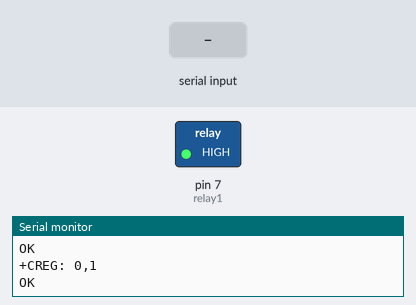
A sketch run on a simulated Arduino Uno, built with avr-gcc and run on an emulated ATmega328P. On the bench: switched loads named in the sketch (green lamp = pin HIGH), the last lines printed to the serial monitor. Inputs (shaded band) come from the test bench. The modem accepts every AT command (registered, SIM ready, sends succeed) and sends nothing else.

Above: at 4.7 s.
4.8 s: "lights on" received over the second serial link
At 5.9 s:
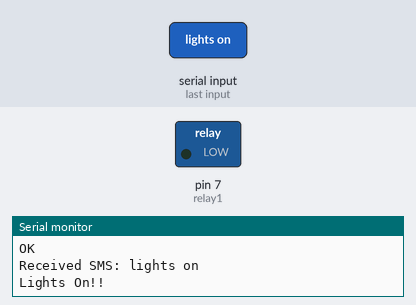
6.4 s: "lights off" received over the second serial link
At 7.5 s:
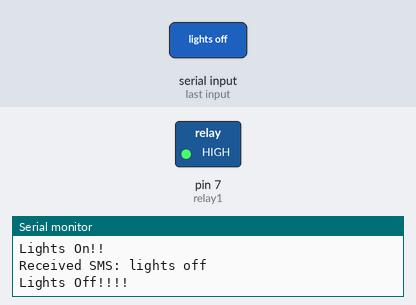
Timing chart, 0 to 9.4 s (numbered marks = the images above; inputs shaded):
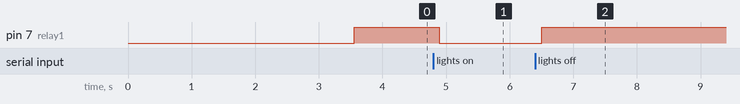

Measured:
- after the input at 4.8 s, pin 7 (relay1): HIGH → LOW after 0.09 s
- after the input at 6.4 s, pin 7 (relay1): LOW → HIGH after 0.10 s

The sketch:

1channelwithSms.ino
```cpp
#include <SoftwareSerial.h>

// Create Software Serial for SIM800L on pins 10 (Tx) & 11 (Rx)
SoftwareSerial sim800l(10, 11); // (RX,TX) SIM800L Tx to Arduino 10, Rx to Arduino 11
int relay1=7;

void setup() {
    Serial.begin(9600);
    sim800l.begin(9600);

    Serial.println("Initializing SIM800L...");
    delay(1000);

    sim800l.println("AT");
    updateSerial();
    sim800l.println("AT+CMGF=1"); // Set SMS text mode
    updateSerial();
    sim800l.println("AT+CSQ"); //Signal quality test, value range is 0-31 , 31 is the best
    updateSerial();
    sim800l.println("AT+CNMI=1,2,0,0,0"); // New SMS indication
    updateSerial();
    sim800l.println("AT+CREG?"); //Check whether it has registered in the network
    updateSerial();
    pinMode(relay1,OUTPUT);
    digitalWrite(relay1,HIGH);

}

void loop() {
  if (sim800l.available()) {
    String sms = readSMS();
    Serial.print("Received SMS: ");
    Serial.println(sms);

    String lowerSms = sms;
    lowerSms.toLowerCase();

    if (lowerSms.indexOf("lights on") >= 0) {
      digitalWrite(relay1, LOW);
      Serial.println("Lights On!!");
    }else if (lowerSms.indexOf("lights off") >= 0) {
      digitalWrite(relay1, HIGH);
      Serial.println("Lights Off!!!!");
    } else {
      Serial.println("Invalid Input");
    }
  }
}

// Function to read SMS from SIM800L
String readSMS() {
    String message = "";
    while (sim800l.available()) {
        char c = sim800l.read();
        message += c;
        delay(10);
    }
    return message;
}

// Function to forward Serial data
void updateSerial() {
    delay(500);
    while (Serial.available()) {
        sim800l.write(Serial.read());
    }
    while (sim800l.available()) {
        Serial.write(sim800l.read());
    }
}
```
